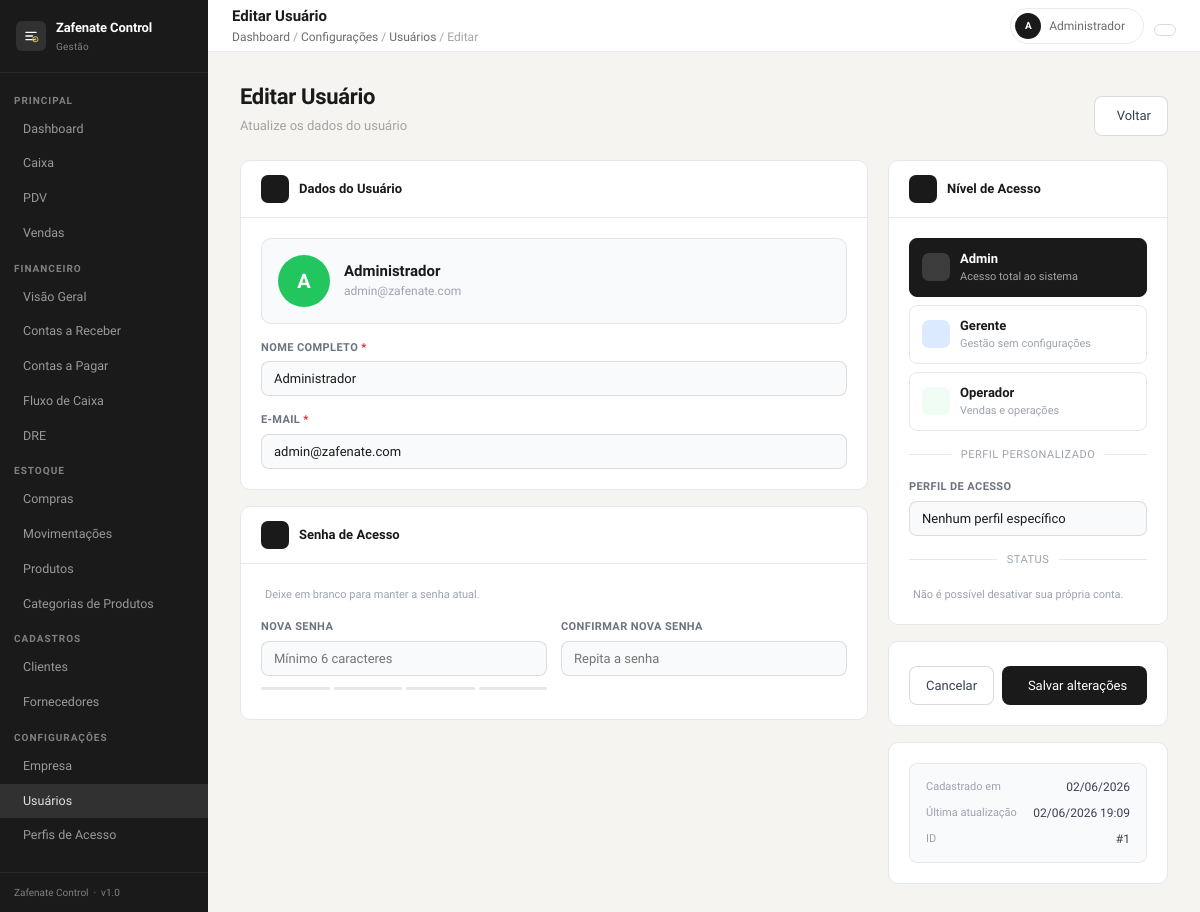
Page /config/usuarios/1/editar (signed in) on the committed database.
### tables this page shows
CREATE TABLE IF NOT EXISTS usuarios (
    id            INT UNSIGNED AUTO_INCREMENT PRIMARY KEY,
    nome          VARCHAR(100) NOT NULL,
    email         VARCHAR(100) NOT NULL,
    senha         VARCHAR(255) NOT NULL,
    nivel         ENUM('admin', 'gerente', 'operador') DEFAULT 'operador',
    ativo         TINYINT(1)   NOT NULL DEFAULT 1,
    criado_em     DATETIME     NOT NULL DEFAULT CURRENT_TIMESTAMP,
    atualizado_em DATETIME     NOT NULL DEFAULT CURRENT_TIMESTAMP ON UPDATE CURRENT_TIMESTAMP,
    
    UNIQUE KEY uk_usuario_email (email)
);

### app/views/config/usuario_form.php (the view, shortened to what the rows shown need)
<?php require VIEW_PATH . '/layouts/header.php'; ?>
<div class="zf-layout">
    <?php require VIEW_PATH . '/layouts/sidebar.php'; ?>
    <div class="zf-main">
        <?php
        $isEdit     = !empty($usuario);
        require VIEW_PATH . '/layouts/navbar.php';
        ?>
        <div class="zf-content cfg-page">
            <div class="cfg-topbar">
                <div>
                    <h1><?= $isEdit ? 'Editar Usuário' : 'Novo Usuário' ?></h1>
                    <p><?= $isEdit ? 'Atualize os dados do usuário' : 'Preencha os dados para criar o acesso' ?></p>
                </div>
                <a href="/config/usuarios" class="uf-btn uf-btn-ghost">
                    <i class="ti ti-arrow-left"></i> Voltar
                </a>
            </div>
            <form
                method="POST"
                action="<?= $isEdit ? '/config/usuarios/' . $usuario['id'] . '/editar' : '/config/usuarios/criar' ?>"
                id="form-usuario">
                <div class="uf-layout">
                    <div class="uf-main">
                        <div class="cfg-card">
                            <div class="cfg-card-head">
                                <span class="cfg-card-head-icon"><i class="ti ti-user"></i></span>
                                <span class="cfg-card-head-title">Dados do Usuário</span>
                            </div>
                            <div class="cfg-card-body">
                                <div class="uf-user-preview">
                                    <div class="uf-avatar-preview" id="avatar-preview" style="background:#6B7280;">
                                        <span id="avatar-ini">?</span>
                                    </div>
                                    <div>
                                        <div class="uf-preview-name" id="preview-nome">
                                        </div>
                                        <div class="uf-preview-email" id="preview-email">
                                        </div>
                                    </div>
                                </div>
                                <div class="uf-row">
                                    <div class="uf-field uf-field-full">
                                        <label class="uf-label">Nome completo <span class="uf-req">*</span></label>
                                        <input type="text" name="nome" class="uf-input"
                                            id="input-nome"
                                            placeholder="Ex: João da Silva"
                                            value="<?= e($usuario['nome'] ?? '') ?>"
                                            required autofocus>
                                    </div>
                                </div>
                                <div class="uf-row">
                                    <div class="uf-field uf-field-full">
                                        <label class="uf-label">E-mail <span class="uf-req">*</span></label>
                                        <input type="email" name="email" class="uf-input"
                                            id="input-email"
                                            placeholder="joao@empresa.com"
                                            value="<?= e($usuario['email'] ?? '') ?>"
                                            required>
                                    </div>
                                </div>
                            </div>
                        </div>
                        <div class="cfg-card">
                            <div class="cfg-card-head">
                                <span class="cfg-card-head-icon"><i class="ti ti-lock"></i></span>
                                <span class="cfg-card-head-title">Senha de Acesso</span>
                            </div>
                            <div class="cfg-card-body">
                                <?php if ($isEdit): ?>
                                    <p class="uf-hint">
                                        Deixe em branco para manter a senha atual.
                                    </p>
                                <?php endif; ?>
                                <div class="uf-row">
                                    <div class="uf-field">
                                        <label class="uf-label">
                                            <?= $isEdit ? 'Nova senha' : 'Senha' ?>
                                        </label>
                                        <div class="uf-pw-wrap">
                                            <input
                                                type="password"
                                                name="senha"
                                                id="campo-senha"
                                                class="uf-input uf-pw-input"
                                                placeholder="Mínimo 6 caracteres"
                                                <?= !$isEdit ? 'required' : '' ?>
                                                autocomplete="new-password">
                                        </div>
                                        <div class="uf-pw-strength" id="pw-strength">
                                            <div class="uf-pw-bar" id="bar1"></div>
                                            <div class="uf-pw-bar" id="bar2"></div>
                                            <div class="uf-pw-bar" id="bar3"></div>
                                            <div class="uf-pw-bar" id="bar4"></div>
                                        </div>
                                    </div>
                                    <div class="uf-field">
                                        <label class="uf-label">
                                            <?= $isEdit ? 'Confirmar nova senha' : 'Confirmar senha' ?>
                                        </label>
                                        <div class="uf-pw-wrap">
                                            <input
                                                type="password"
                                                name="senha_confirmar"
                                                id="campo-confirmar"
                                                class="uf-input uf-pw-input"
                                                placeholder="Repita a senha"
                                                <?= !$isEdit ? 'required' : '' ?>
                                                autocomplete="new-password">
                                        </div>
                                    </div>
                                </div>
                            </div>
                        </div>
                    </div>
                    <div class="uf-side">
                        <div class="cfg-card">
                            <div class="cfg-card-head">
                                <span class="cfg-card-head-icon"><i class="ti ti-shield"></i></span>
                                <span class="cfg-card-head-title">Nível de Acesso</span>
                            </div>
                            <div class="cfg-card-body">
                                <div class="uf-nivel-grid">
                                    <?php
                                    $niveis = [
                                        'admin'    => ['icon' => 'ti-crown',      'cls' => 'uf-nivel-icon-admin',   'desc' => 'Acesso total ao sistema'],
                                        'gerente'  => ['icon' => 'ti-briefcase',  'cls' => 'uf-nivel-icon-gerente', 'desc' => 'Gestão sem configurações'],
                                        'operador' => ['icon' => 'ti-user-check', 'cls' => 'uf-nivel-icon-oper',    'desc' => 'Vendas e operações'],
                                    ];
                                    foreach ($niveis as $val => $info): ?>
                                        <label class="uf-nivel-opt">
                                            <div class="uf-nivel-face">
                                                <span class="uf-nivel-icon <?= $info['cls'] ?>">
                                                </span>
                                                <div class="uf-nivel-info">
                                                    <div class="uf-nivel-name"><?= ucfirst($val) ?></div>
                                                    <div class="uf-nivel-desc"><?= $info['desc'] ?></div>
                                                </div>
                                            </div>
                                        </label>
                                    <?php endforeach; ?>
                                </div>
                                <?php if (!empty($perfis)): ?>
                                    <div class="uf-divider">Perfil personalizado</div>
                                    <div class="uf-field">
                                        <label class="uf-label">Perfil de acesso</label>
                                        <div class="uf-select-wrap">
                                            <select name="perfil_id" class="uf-input uf-select">
                                                <option value="">Nenhum perfil específico</option>
                                            </select>
                                        </div>
                                    </div>
                                <?php endif; ?>
                                <?php if ($isEdit): ?>
                                    <div class="uf-divider">Status</div>
                                    <?php
                                    $logado   = ((int)($usuario['id'] ?? 0) === (int)\App\Core\Session::get('usuario_id'));
                                    ?>
                                    <?php if ($logado): ?>
                                        <p class="uf-hint">
                                            Não é possível desativar sua própria conta.
                                        </p>
                                    <?php endif; ?>
                                <?php endif; ?>
                            </div>
                        </div>
                        <div class="cfg-card">
                            <div class="cfg-card-body">
                                <div class="uf-actions">
                                    <a href="/config/usuarios" class="uf-btn uf-btn-ghost">Cancelar</a>
                                    <button type="submit" class="uf-btn uf-btn-primary" id="btn-submit">
                                        <?= $isEdit ? 'Salvar alterações' : 'Criar usuário' ?>
                                    </button>
                                </div>
                            </div>
                        </div>
                        <?php if ($isEdit): ?>
                            <div class="cfg-card">
                                <div class="cfg-card-body">
                                    <div class="uf-meta">
                                        <div class="uf-meta-row">
                                            <span class="uf-meta-label">Cadastrado em</span>
                                            <span class="uf-meta-val"><?= date('d/m/Y', strtotime($usuario['criado_em'])) ?></span>
                                        </div>
                                        <div class="uf-meta-row">
                                            <span class="uf-meta-label">Última atualização</span>
                                            <span class="uf-meta-val"><?= date('d/m/Y H:i', strtotime($usuario['atualizado_em'])) ?></span>
                                        </div>
                                        <div class="uf-meta-row">
                                            <span class="uf-meta-label">ID</span>
                                            <span class="uf-meta-val">#<?= $usuario['id'] ?></span>
                                        </div>
                                    </div>
                                </div>
                            </div>
                        <?php endif; ?>
                    </div>
                </div>
            </form>
        </div>
    </div>
</div>
<?php require VIEW_PATH . '/layouts/footer.php'; ?>

### app/core/Router.php (shortened to what the rows shown need)
<?php
class Router
{
    private array  $routes          = [];
    private string $groupPrefix     = '';
    private array  $groupMiddleware = [];
    public function group(array $options, callable $callback): void
    {
        $prevPrefix     = $this->groupPrefix;
        $prevMiddleware = $this->groupMiddleware;
        $this->groupPrefix     .= $options['prefix'] ?? '';
        $this->groupMiddleware  = array_merge($this->groupMiddleware, $options['middleware'] ?? []);
        $this->groupPrefix     = $prevPrefix;
        $this->groupMiddleware = $prevMiddleware;
    }
    private function add(string $method, string $uri, string $action, array $middleware): void
    {
        $this->routes[] = [
            'method'     => $method,
            'pattern'    => $this->uriToPattern($this->groupPrefix . $uri),
            'action'     => $action,
            'middleware' => array_merge($this->groupMiddleware, $middleware),
        ];
    }
    public function dispatch(Request $request): void
    {
        $uri    = $this->normalize($request->uri());
        $method = $request->method();
        foreach ($this->routes as $route) {
            if ($route['method'] !== $method) {
                continue;
            }
            if (!preg_match($route['pattern'], $uri, $matches)) {
                continue;
            }
            $params = array_filter($matches, 'is_string', ARRAY_FILTER_USE_KEY);
            $this->runAction($route['action'], $request, $params);
            return;
        }
    }
    private function runAction(string $action, Request $request, array $params): void
    {
        [$controllerName, $method] = explode('@', $action, 2);
        $controller = new $class();
        $controller->$method($request, ...array_values($params));
    }
    private function uriToPattern(string $uri): string
    {
        $escaped = preg_replace('/\{([a-zA-Z_][a-zA-Z0-9_]*)\}/', '(?P<$1>[^/]+)', $uri);
        return '#^' . $escaped . '$#u';
    }
    private function normalize(string $uri): string
    {
        $clean = '/' . trim($uri, '/');
        return ($clean === '/') ? '/' : rtrim($clean, '/');
    }
}

### rows in the picture
usuarios: nome "Administrador", email "admin@zafenate.com", criado_em "02/06/2026", atualizado_em "02/06/2026 19:09", id "1"

### other values in the picture
$item['label'] "Dashboard"
$item['label'] "Configurações"
$item['label'] "Usuários"
$item['label'] "Editar"
$val "Admin"
$info['desc'] "Acesso total ao sistema"
$val "Gerente"
$info['desc'] "Gestão sem configurações"
$val "Operador"
$info['desc'] "Vendas e operações"
